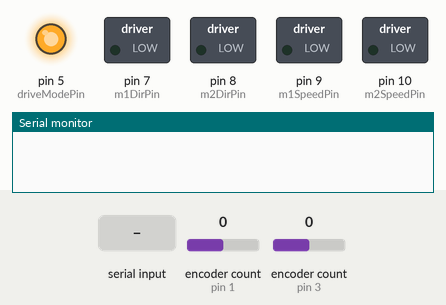
A sketch run on a simulated Arduino Uno, built with avr-gcc and run on an emulated ATmega328P. Parts: switched loads named in the sketch (green lamp = pin HIGH), output pins drawn as LEDs (lit = HIGH), the last lines printed to the serial monitor. Inputs (shaded band) come from the test bench; at power-on: encoder count (sensors on pin 1, pin 3) 0.

Above: at 0.05 s.
At 1.2 s:
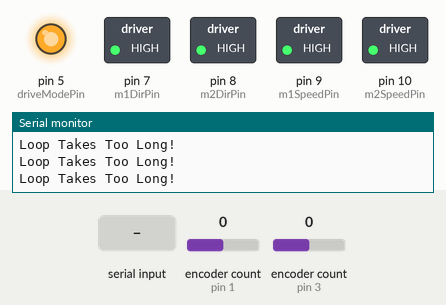
1.3 s: byte 0 (0) received over Serial
At 2.6 s:
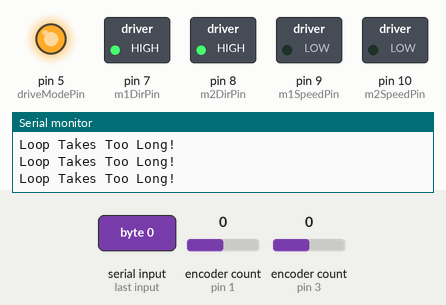
Timing chart, 0 to 4.3 s (numbered marks = the images above; inputs shaded):
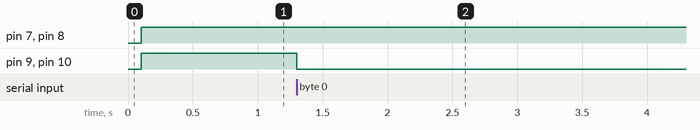

Measured:
- after the input at 1.3 s, pin 9 (m1SpeedPin), pin 10 (m2SpeedPin): HIGH → LOW at once

The sketch:

Arduino.ino
```cpp
#define ENCODER_OPTIMIZE_INTERRUPTS
#include <Encoder.h>
#include <Wire.h>

/* Name: Group 6 | EENG350 | Demo 2 Arduino Code

   Purpose: Drive in a circle

   Note: when viewed from the front, left wheel is 1, right wheel is 2. driveModePin is 4 on the motor shield, 5 on the Teensy
*/

// Test Sampling Method --------------------------------------------
unsigned long lastChange1 = 0;
unsigned long lastChange2 = 0;
bool velocityChanged = false;

int sampleRate = 5;            // 5 us
double radius = 2.95;           // inches
double wheelbase = 11.01;      // inches between the center of the two wheels
double r = 6.0;                  // inches for circle radius

// Motor Shield Pins -----------------------------------------------------
int driveModePin = 5;    // drive/break mode when HIGH, drive/coast mode when LOW

int m1DirPin = 7;        // sign of voltage
int m1SpeedPin = 9;      // voltage

int m2DirPin = 8;
int m2SpeedPin = 10;

// Distance calculation variables -------------------------------------------------
int thetaCurrent1 = 0;
int deltaTheta1 = 0;
int lastThetaCurrent1 = 0;
double angularVelocity1 = 0.0;

int thetaCurrent2 = 0;
int deltaTheta2 = 0;
int lastThetaCurrent2 = 0;
double angularVelocity2 = 0.0;

double rotationalVelocity = 0.0;
double forwardVelocity = 0.0;

// Forward velocity PI controller variables ---------------------------------
float desiredForward = 0.0, deltaForward = 0.0;
float v_bar = 0.0;  //PI Output
//float KpForward = 0.10136179, KiForward = 0.156809;
float KpForward = 0.06136179, KiForward = 0.1568089;
float IForward = 0.0;    //Variables that the program calculated as coefficients for the controller parameters

// Rotational velocity PI controller variables ---------------------------------
float desiredRotational = 0.0, deltaRotational = 0.0;
float delta_v = 0.0;  //PI Output
//float KpRotational = 0.08, KiRotational = 0.8;
float KpRotational = 0.04369139, KiRotational = 0.8084569;
float IRotational = 0.0;    //Variables that the program calculated as coefficients for the controller parameters

// Angle and Position controller variables ----------------------------------
float deltaPosition = 0.0, currentPosition = 0.0;
float deltaAngle = 0.0, currentAngle = 0.0;
float KpPos = 4, KpAng = 1.4;

// Motor Voltage Calcs-----------------------------------------------------
double v_a1 = (v_bar - delta_v) / 2;
double v_a2 = (v_bar + delta_v) / 2;

unsigned long timeBefore = micros();
unsigned long timeNow = micros();

// Encoder setup ---------------------------------------------------------
Encoder myEnc1(1, 2); // wheel 1 (left)
Encoder myEnc2(3, 4); // wheel 2 (right)

// Misc Booleans ------------------------------------------------------------
byte data[32];
bool done = false;

#define SLAVE_ADDRESS 0
int i = 0;

void setup() {
  Serial.begin(115200);
  while(!Serial);

  pinMode(driveModePin, OUTPUT);
  digitalWrite(driveModePin, HIGH);

  pinMode(m1DirPin, OUTPUT);
  pinMode(m1SpeedPin, OUTPUT);

  pinMode(m2DirPin, OUTPUT);
  pinMode(m2SpeedPin, OUTPUT);
}

void loop() {
  //if (Serial.available() > 0) {
    //receiveData();
  //}
  delay(100);
  driveCircle();
  analogWrite(m1SpeedPin, 0);
  analogWrite(m2SpeedPin, 0);
  while(true);
}

//5175 70 170 works for good slow
//3500 130 250 workish for fast

void hardCodeCircle(bool clockwise){
  timeBefore = millis(); //caution: reused variable from PID loop
  int deltaTime = 3550; //number of milliseconds of turning
  timeNow = millis();

  digitalWrite(m1DirPin, HIGH);
  digitalWrite(m2DirPin, HIGH);

  while(timeNow < timeBefore + deltaTime){        // caution: reused variable from PID loop
    timeNow = millis();
    if (clockwise) {
      analogWrite(m1SpeedPin, 95); //100
      analogWrite(m2SpeedPin, 215); //220
    }
    else {
      analogWrite(m1SpeedPin, 215); //100
      analogWrite(m2SpeedPin, 95); //220
    }
  }

  //stop everything after the time is over
  digitalWrite(m1SpeedPin, 0);
  digitalWrite(m2SpeedPin, 0);
}

void receiveData() {
  data[0] = Serial.read();
  if (data[0] > 1) {
    for (i = 1; i < 6; i++) {
      while (Serial.available() == 0);
      data[i] = Serial.read();
    }
  }

  if (data[0] == 1) {
    moveRobot(0, 3.14159*2, 18, 0.25);
    if (done == false)
      moveRobot(0, 3.14159*2, 18, 0.2);
    done = false;
  }
  else if (data[0] == 2) {
    float angleCmd = (float)data[3] + (float)(data[4]) / 256;
    float distanceCmd = (float)data[1] + (float)(data[2]) / 256;
    moveRobot(0, angleCmd, 20, 5);
    moveRobot(distanceCmd, 0, 20, 5);
  }
  else if (data[0] == 3) {
    float angleCmd = 0.0 - ((float)data[3] + (float)(data[4]) / 256);
    float distanceCmd = (float)data[1] + (float)(data[2]) / 256;
    moveRobot(0, angleCmd, 20, 5);
    moveRobot(distanceCmd, 0, 20, 5);
  }
  else if (data[0] == 4) {
    float angleCmd = (float)data[3] + (float)(data[4]) / 256;
    float distanceCmd = (float)data[1] + (float)(data[2]) / 256;
    moveRobot(0, angleCmd, 18, 5);
    moveRobot(distanceCmd, 0, 18, 5);
    hardCodeCircle(data[6]);
  }
  else if (data[0] == 5) {
    float angleCmd = 0.0 - ((float)data[3] + (float)(data[4]) / 256);
    float distanceCmd = (float)data[1] + (float)(data[2]) / 256;
    moveRobot(0, angleCmd, 20, 5);
    moveRobot(distanceCmd, 0, 20, 5);
    hardCodeCircle(data[6]);
  }
  Serial.print("Done w/ CMD, please stop.");
  analogWrite(m1SpeedPin, 0);
  analogWrite(m2SpeedPin, 0);
  Serial.flush();
}

void moveRobot(float desiredPosition, float desiredAngle, float maxForward, float maxRotational) {

  clearControlVariables();
  int positionCounter = 0;
  bool inFinalPosition = false;
  myEnc1.write(0);
  myEnc2.write(0);

  while (positionCounter < 100) {
    // Robot Receives a Stop Command ------------------------------------------------------------------------------------------------------------
    if ((Serial.available() > 0) && (Serial.read() == 0)) {
      analogWrite(m1SpeedPin, 0);
      analogWrite(m2SpeedPin, 0);
      done = true;
      return;
    }

  // PID loop
    timeBefore = micros();

    thetaCurrent1 = -1 * myEnc1.read(); //Switch polarity of counts.
    thetaCurrent2 = myEnc2.read();

  // Calculate Current Velocity -------------------------------------------------------------------------------------------------------------------
    if (lastThetaCurrent1 != thetaCurrent1) { // Updates wheel 1 variables whenever wheel 1 encoder counts changes
      deltaTheta1 = (thetaCurrent1 - lastThetaCurrent1); // Change in encoder counts
      angularVelocity1 = (double) deltaTheta1 * 2.0 * 3.14159 / 3200.0 / (0.000001 * (micros() - lastChange1)); // Wheel 1 angular velocity in rad/s
      lastChange1 = micros(); // Updates time when the wheel 1 variables were updated
      lastThetaCurrent1 = thetaCurrent1; // Updates current encoder counts
      velocityChanged = true; // Enters velocity calculation if statement
    }

    if (lastThetaCurrent2 != thetaCurrent2) { // Updates wheel 2 variables whenever wheel 1 encoder counts changes
      deltaTheta2 = (thetaCurrent2 - lastThetaCurrent2); // Change in encoder counts
      angularVelocity2 = (double) deltaTheta2 * 2.0 * 3.14159 / 3200.0 / (0.000001 * (micros() - lastChange2)); // Wheel 2 angular velocity in rad/s
      lastChange2 = micros(); // Updates time when the wheel 1 variables were updated
      lastThetaCurrent2 = thetaCurrent2; // Updates current encoder counts
      velocityChanged = true; // Enters velocity calculation if statement
    }

    if (velocityChanged) { // If encoder counts changes on either wheel (if wheel moves), update velocity variables
      rotationalVelocity = ( (double) radius * (angularVelocity1 - angularVelocity2) / wheelbase ); // Robot's rotational velocity in rad/s
      forwardVelocity = ( (double) radius * (angularVelocity1 + angularVelocity2) / 2 ); // Robot's forward velocity in in/s
      velocityChanged = false; // ensure this loop does not execute unless encoder counts changes
      currentAngle = currentAngle + ( (double) radius * (deltaTheta1 - deltaTheta2) * 3.14159 / 3200.0 / wheelbase); // Updates the current angle of the robot in rad
      //Serial.print(abs(deltaPosition));
      //Serial.print("\t");
      //Serial.print(abs(deltaAngle));
      //Serial.print("\t");
      Serial.println(v_bar);
    }

  // Outer Loop (Positional control)---------------------------------------------------------------------------------------------------------------------
    currentPosition = (thetaCurrent1 + thetaCurrent2) * 3.14 * radius / 3200; // current position of the robot in inches
    deltaPosition = desiredPosition - currentPosition; // Position error ie. distance (in inches) from desired position
    desiredForward = KpPos * (deltaPosition); // Forward velocity P controller. Takes difference in position and multiplies it by a proportional controller to get desired velocity
    if (desiredForward > maxForward) // Saturation for position P controller. Ensures that desired forward velocity cannot be greater than physically possible
      desiredForward = maxForward;

    deltaAngle = desiredAngle - currentAngle; // Angle error ie. distance (in radians) from desired angle
    desiredRotational = KpAng * (deltaAngle); // Rotational velocity P controller. Takes difference in angle and multiplies it by a proportional controller to get desired velocity
    if (desiredRotational > maxRotational) // Saturation for angle P controller. Ensures that desired rotational velocity cannot be greater than physically possible
      desiredRotational = maxRotational;


    desiredForward = 21.36;
    desiredRotational = 1.257;

  // Inner Loop (Velocity Control)-----------------------------------------------------------------------------------------------------------------------
    deltaForward = desiredForward - forwardVelocity; // Forward velocity error ie difference (in in/s) between desired and actual forward velocity
    if (deltaPosition < 0) { //maybe take a second look at next line?
      IForward = IForward + 0.000001 * sampleRate * deltaForward * -1; // Integral of the forward velocity PI controller (in in)
      v_bar = -1 * (KpForward * deltaForward * -1 + KiForward * IForward); // V_bar voltage from forward velocity PI controller
    } else {
      IForward = IForward + 0.000001 * sampleRate * deltaForward; // Integral of the forward velocity PI controller (in in)
      v_bar = KpForward * deltaForward + KiForward * IForward; // V_bar voltage from forward velocity PI controller
    }

    deltaRotational = desiredRotational - rotationalVelocity; // Rotational velocity error ie difference (in in/s) between desired and actual forward velocity
    if (deltaAngle < 0) {
      IRotational = IRotational + 0.000001 * sampleRate * deltaRotational * -1; // Integral of the rotational velocity PI controller (in in)
      delta_v = -1 * (KpRotational * deltaRotational * -1 + KiRotational * IRotational); // delta_v voltage from forward velocity PI controller
    } else {
      IRotational = IRotational + 0.000001 * sampleRate * deltaRotational; // Integral of the rotational velocity PI controller (in in)
      delta_v = KpRotational * deltaRotational + KiRotational * IRotational; // delta_v voltage from forward velocity PI controller

    }

  // Convert to motor voltages------------------------------------------------------------------------------------------------------------------------
    v_a1 = (v_bar + delta_v) / 2;
    v_a2 = (v_bar - delta_v) / 2;

  // Write speed to motors-------------------------------------------------------------------------------------------------------------------------
    analogWrite(m1SpeedPin, ( (int) (abs(v_a1) * 256) + 10));
    analogWrite(m2SpeedPin, ( (int) (abs(v_a2) * 256) + 10));

  // Write direction to motors-----------------------------------------------------------------------------------------------------------------------
    if (v_a1 >= 0) {
      digitalWrite(m1DirPin, HIGH);
    } else {
      digitalWrite(m1DirPin, LOW);
    }

    if (v_a2 >= 0) {
      digitalWrite(m2DirPin, HIGH);
    } else {
      digitalWrite(m2DirPin, LOW);
    }

  // Close Enough----------------------------------------------------------------------------------------------------------------------------------
    if ((abs(deltaPosition) < 0.2) && (abs(deltaAngle) <= 0.05)) {
      if (inFinalPosition) {
        positionCounter++;
        inFinalPosition = true;
      } else {
        positionCounter = 1;
        inFinalPosition = true;
      }
    } else {
      positionCounter = 0;
    }

    timeNow = micros();

    if ( timeNow - timeBefore > sampleRate ) { // Error checking to make sure main doesn't take longer than the sampling rate
      Serial.println("Loop Takes Too Long!");
    } else {
      while ( micros() < sampleRate + timeBefore ); // wait to take a sample exactly every 5us
    }
  }
  analogWrite(m1SpeedPin, 0);
  analogWrite(m2SpeedPin, 0);
}

void clearControlVariables() {
  thetaCurrent1 = 0;
  deltaTheta1 = 0;
  lastThetaCurrent1 = 0;
  angularVelocity1 = 0.0;

  thetaCurrent2 = 0;
  deltaTheta2 = 0;
  lastThetaCurrent2 = 0;
  angularVelocity2 = 0.0;

  rotationalVelocity = 0.0;
  forwardVelocity = 0.0;

  desiredForward = 0.0;
  deltaForward = 0.0;
  v_bar = 0.0;  //PI Output
  IForward = 0.0;    //Variables that the program calculated as coefficients for the controller parameters

  desiredRotational = 0.0;
  deltaRotational = 0.0;
  delta_v = 0.0;  //PI Output
  IRotational = 0.0;    //Variables that the program calculated as coefficients for the controller parameters

  deltaPosition = 0.0;
  currentPosition = 0.0;
  deltaAngle = 0.0;
  currentAngle = 0.0;

  v_a1 = 0.0;
  v_a2 = 0.0;
}
```

Source omitted: driveCircle.ino (6244 bytes)
